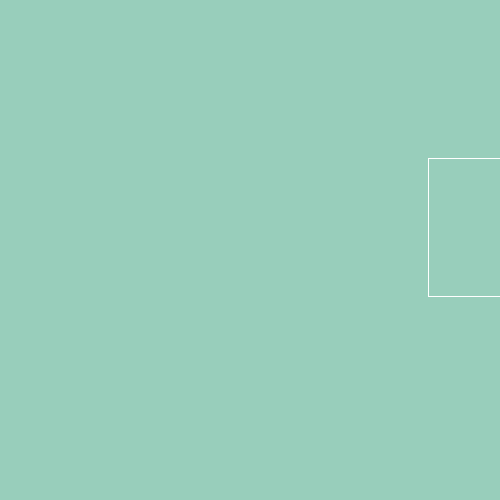
Frame 1 (no input)
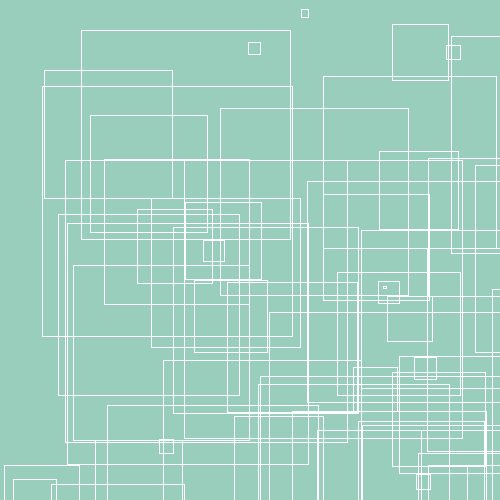
Frame 60 (the mouse pressed at the canvas centre just before this capture)
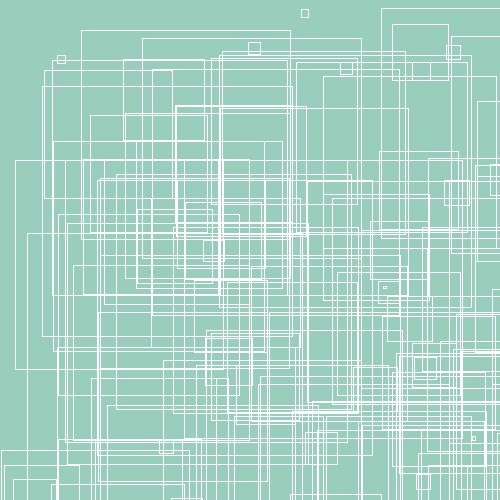
Frame 120 (the mouse held since frame 60 and released just before this capture)

The Processing sketch that drew these frames (run headless with seeded random() and noise(); from frame 60 on, the mouse is pressed at the canvas centre):

// Processing sketch: processing_60347
// ── processing_60347.pde

float r;
float g;
float b;
float a;

float x;
float y;
float width;
float high;

void setup () {
  size (500,500);
  background (152,206,187);
  colorMode (RGB, 255,255,255,100);
}

void draw () {
  r = random(255);
  g = random(255);
  b = random(255);
  a = random(100);
  
  x = random(500);
  y = random(500);
  width = random(300);
  high = random (300);
  
  
  noFill ();
  stroke(255);
  rect (x,y,width, width);
}

void mousePressed() {
  fill(152,206,187);
  rect(0,0,500,500);
}
